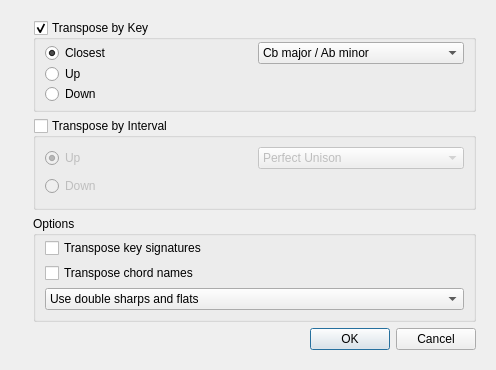
<?xml version="1.0" encoding="UTF-8"?>
<ui version="4.0">
 <class>TransposeDialogBase</class>
 <widget class="QDialog" name="TransposeDialogBase">
  <property name="geometry">
   <rect>
    <x>0</x>
    <y>0</y>
    <width>496</width>
    <height>370</height>
   </rect>
  </property>
  <property name="windowTitle">
   <string>MuseScore: Transpose</string>
  </property>
  <layout class="QHBoxLayout" name="horizontalLayout">
   <item>
    <widget class="QLabel" name="label_3">
     <property name="sizePolicy">
      <sizepolicy hsizetype="Fixed" vsizetype="Ignored">
       <horstretch>0</horstretch>
       <verstretch>0</verstretch>
      </sizepolicy>
     </property>
     <property name="text">
      <string/>
     </property>
     <property name="pixmap">
      <pixmap resource="mscore.qrc">:/data/bg1.jpg</pixmap>
     </property>
     <property name="scaledContents">
      <bool>true</bool>
     </property>
    </widget>
   </item>
   <item>
    <widget class="QWidget" name="widget" native="true">
     <layout class="QVBoxLayout" name="verticalLayout_2">
      <item>
       <widget class="QGroupBox" name="transposeByKey">
        <property name="title">
         <string>Transpose by Key</string>
        </property>
        <property name="flat">
         <bool>true</bool>
        </property>
        <property name="checkable">
         <bool>true</bool>
        </property>
        <layout class="QGridLayout" name="gridLayout">
         <property name="topMargin">
          <number>2</number>
         </property>
         <property name="bottomMargin">
          <number>4</number>
         </property>
         <property name="verticalSpacing">
          <number>0</number>
         </property>
         <item row="0" column="1">
          <widget class="QComboBox" name="keyList">
           <property name="currentIndex">
            <number>0</number>
           </property>
           <item>
            <property name="text">
             <string>Cb major / Ab minor</string>
            </property>
           </item>
           <item>
            <property name="text">
             <string>Gb major / Eb minor</string>
            </property>
           </item>
           <item>
            <property name="text">
             <string>Db major / Bb minor</string>
            </property>
           </item>
           <item>
            <property name="text">
             <string>Ab major / F minor</string>
            </property>
           </item>
           <item>
            <property name="text">
             <string>Eb major / C minor</string>
            </property>
           </item>
           <item>
            <property name="text">
             <string>Bb major / G minor</string>
            </property>
           </item>
           <item>
            <property name="text">
             <string>F major / D minor</string>
            </property>
           </item>
           <item>
            <property name="text">
             <string>C major / A minor</string>
            </property>
           </item>
           <item>
            <property name="text">
             <string>G major / E minor</string>
            </property>
           </item>
           <item>
            <property name="text">
             <string>D major / B minor</string>
            </property>
           </item>
           <item>
            <property name="text">
             <string>A major / F# minor</string>
            </property>
           </item>
           <item>
            <property name="text">
             <string>E major / C# minor</string>
            </property>
           </item>
           <item>
            <property name="text">
             <string>B major / G# minor</string>
            </property>
           </item>
           <item>
            <property name="text">
             <string>F# major / D# minor</string>
            </property>
           </item>
           <item>
            <property name="text">
             <string>C# major / A# minor</string>
            </property>
           </item>
          </widget>
         </item>
         <item row="1" column="0">
          <widget class="QRadioButton" name="upKey">
           <property name="text">
            <string>Up</string>
           </property>
          </widget>
         </item>
         <item row="2" column="0">
          <widget class="QRadioButton" name="downKey">
           <property name="text">
            <string>Down</string>
           </property>
          </widget>
         </item>
         <item row="0" column="0">
          <widget class="QRadioButton" name="closestKey">
           <property name="text">
            <string>Closest</string>
           </property>
           <property name="checked">
            <bool>true</bool>
           </property>
          </widget>
         </item>
        </layout>
       </widget>
      </item>
      <item>
       <widget class="QGroupBox" name="transposeByInterval">
        <property name="title">
         <string>Transpose by Interval</string>
        </property>
        <property name="flat">
         <bool>true</bool>
        </property>
        <property name="checkable">
         <bool>true</bool>
        </property>
        <property name="checked">
         <bool>false</bool>
        </property>
        <layout class="QGridLayout" name="gridLayout_2">
         <property name="topMargin">
          <number>2</number>
         </property>
         <property name="bottomMargin">
          <number>4</number>
         </property>
         <property name="verticalSpacing">
          <number>0</number>
         </property>
         <item row="0" column="0">
          <widget class="QRadioButton" name="upInterval">
           <property name="text">
            <string>Up</string>
           </property>
           <property name="checked">
            <bool>true</bool>
           </property>
          </widget>
         </item>
         <item row="0" column="1">
          <widget class="QComboBox" name="intervalList">
           <item>
            <property name="text">
             <string>Perfect Unison</string>
            </property>
           </item>
           <item>
            <property name="text">
             <string>Augmented Unison</string>
            </property>
           </item>
           <item>
            <property name="text">
             <string>Diminished Second</string>
            </property>
           </item>
           <item>
            <property name="text">
             <string>Minor Second</string>
            </property>
           </item>
           <item>
            <property name="text">
             <string>Major Second</string>
            </property>
           </item>
           <item>
            <property name="text">
             <string>Augmented Second</string>
            </property>
           </item>
           <item>
            <property name="text">
             <string>Diminished Third</string>
            </property>
           </item>
           <item>
            <property name="text">
             <string>Minor Third</string>
            </property>
           </item>
           <item>
            <property name="text">
             <string>Major Third</string>
            </property>
           </item>
           <item>
            <property name="text">
             <string>Augmented Third</string>
            </property>
           </item>
           <item>
            <property name="text">
             <string>Diminished Fourth</string>
            </property>
           </item>
           <item>
            <property name="text">
             <string>Perfect Fourth</string>
            </property>
           </item>
           <item>
            <property name="text">
             <string>Augmented Fourth</string>
            </property>
           </item>
           <item>
            <property name="text">
             <string>Diminished Fifth</string>
            </property>
           </item>
           <item>
            <property name="text">
             <string>Perfect Fifth</string>
            </property>
           </item>
           <item>
            <property name="text">
             <string>Augmented Fifth</string>
            </property>
           </item>
           <item>
            <property name="text">
             <string>Diminished Sixth</string>
            </property>
           </item>
           <item>
            <property name="text">
             <string>Minor Sixth</string>
            </property>
           </item>
           <item>
            <property name="text">
             <string>Major Sixth</string>
            </property>
           </item>
           <item>
            <property name="text">
             <string>Augmented Sixth</string>
            </property>
           </item>
           <item>
            <property name="text">
             <string>Diminished Seventh</string>
            </property>
           </item>
           <item>
            <property name="text">
             <string>Minor Seventh</string>
            </property>
           </item>
           <item>
            <property name="text">
             <string>Major Seventh</string>
            </property>
           </item>
           <item>
            <property name="text">
             <string>Augmented Seventh</string>
            </property>
           </item>
           <item>
            <property name="text">
             <string>Diminished Octave</string>
            </property>
           </item>
           <item>
            <property name="text">
             <string>Perfect Octave</string>
            </property>
           </item>
          </widget>
         </item>
         <item row="1" column="0">
          <widget class="QRadioButton" name="downInterval">
           <property name="text">
            <string>Down</string>
           </property>
          </widget>
         </item>
        </layout>
       </widget>
      </item>
      <item>
       <widget class="QGroupBox" name="groupBox_3">
        <property name="title">
         <string>Options</string>
        </property>
        <property name="flat">
         <bool>true</bool>
        </property>
        <layout class="QVBoxLayout" name="verticalLayout">
         <property name="spacing">
          <number>5</number>
         </property>
         <property name="topMargin">
          <number>2</number>
         </property>
         <item>
          <widget class="QCheckBox" name="transposeKeys">
           <property name="text">
            <string>Transpose key signatures</string>
           </property>
          </widget>
         </item>
         <item>
          <widget class="QCheckBox" name="transposeChordNames">
           <property name="text">
            <string>Transpose chord names</string>
           </property>
          </widget>
         </item>
         <item>
          <widget class="QComboBox" name="accidentalOptions">
           <property name="currentIndex">
            <number>1</number>
           </property>
           <item>
            <property name="text">
             <string>Single sharps and flats only</string>
            </property>
           </item>
           <item>
            <property name="text">
             <string>Use double sharps and flats</string>
            </property>
           </item>
          </widget>
         </item>
        </layout>
       </widget>
      </item>
      <item>
       <widget class="QDialogButtonBox" name="buttonBox">
        <property name="orientation">
         <enum>Qt::Horizontal</enum>
        </property>
        <property name="standardButtons">
         <set>QDialogButtonBox::Cancel|QDialogButtonBox::Ok</set>
        </property>
       </widget>
      </item>
     </layout>
    </widget>
   </item>
  </layout>
 </widget>
 <resources>
  <include location="mscore.qrc"/>
 </resources>
 <connections>
  <connection>
   <sender>buttonBox</sender>
   <signal>accepted()</signal>
   <receiver>TransposeDialogBase</receiver>
   <slot>accept()</slot>
   <hints>
    <hint type="sourcelabel">
     <x>386</x>
     <y>419</y>
    </hint>
    <hint type="destinationlabel">
     <x>157</x>
     <y>274</y>
    </hint>
   </hints>
  </connection>
  <connection>
   <sender>buttonBox</sender>
   <signal>rejected()</signal>
   <receiver>TransposeDialogBase</receiver>
   <slot>reject()</slot>
   <hints>
    <hint type="sourcelabel">
     <x>450</x>
     <y>419</y>
    </hint>
    <hint type="destinationlabel">
     <x>286</x>
     <y>274</y>
    </hint>
   </hints>
  </connection>
 </connections>
</ui>
